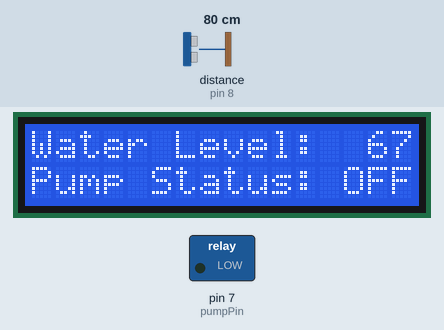
This sketch was run on a simulated Arduino Uno, built with avr-gcc and run on an emulated ATmega328P. Parts: 16×2 character LCD, switched loads named in the sketch (green lamp = pin HIGH). Wiring (from diagram.json): ultrasonic range finder: trigger pin 9; echo pin 8. The inputs (shaded band) are chosen by the test bench; at power-on: distance to the obstacle (sensor on pin 8) 80 cm. The echo pulse lasts 58.3 µs per cm; pins used as bus, display or sensor lines are not drawn.

Above: at 3.2 s.
3.3 s: distance to the obstacle (sensor on pin 8) set to 161 cm
At 5.1 s:
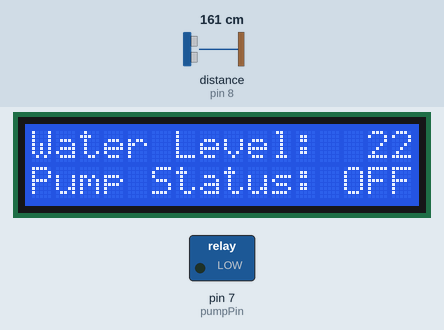
5.7 s: distance to the obstacle (sensor on pin 8) set to 167 cm
At 7.5 s:
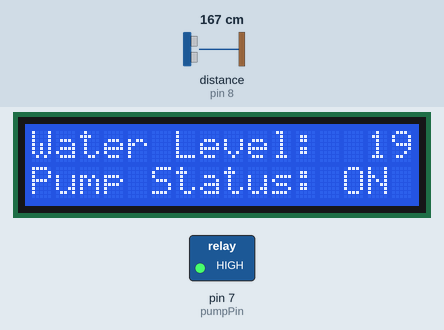
7.8 s: distance to the obstacle (sensor on pin 8) set to 42 cm
At 9.5 s:
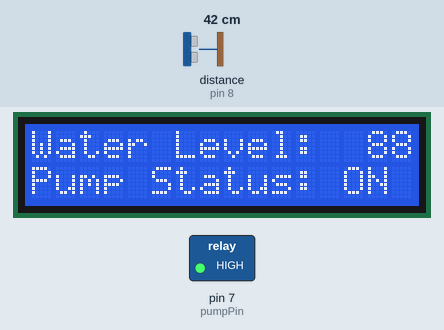
9.8 s: distance to the obstacle (sensor on pin 8) set to 37 cm
At 11.4 s:
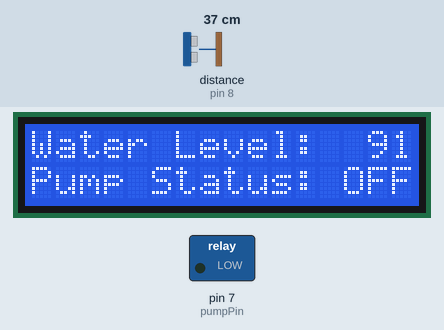
Timing chart, 0 to 12.9 s (numbered marks = the images above; inputs shaded):
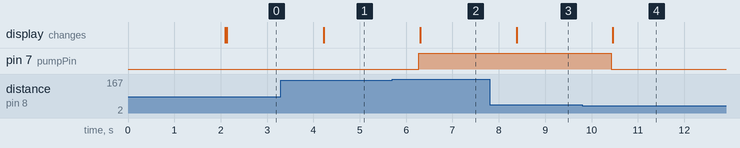

The sketch:

sketch.ino
```cpp
#include <Wire.h>
#include <LiquidCrystal_I2C.h>

// LCD I2C এড্রেস (সাধারণত 0x27 বা 0x3F)
LiquidCrystal_I2C lcd(0x27, 16, 2);

const int trigPin = 9;
const int echoPin = 8;
const int pumpPin = 7;

// ট্যাংকের উচ্চতা ও দূরত্ব কনফিগারেশন (সেন্টিমিটারে)
const int maxDistance = 200; // ট্যাংক সম্পূর্ণ খালি থাকলে দূরত্ব
const int minDistance = 20;  // ট্যাংক সম্পূর্ণ ভর্তি থাকলে দূরত্ব

void setup() {
  pinMode(trigPin, OUTPUT);
  pinMode(echoPin, INPUT);
  pinMode(pumpPin, OUTPUT);

  Serial.begin(9600);
  lcd.init();
  lcd.backlight();

  lcd.setCursor(0, 0);
  lcd.print("TankMate System");
  lcd.setCursor(0, 1);
  lcd.print("Initializing...");
  delay(2000);
  lcd.clear();
}

void loop() {
  // Ultrasonic সেন্সর ট্রিগার পাল্স পাঠানো
  digitalWrite(trigPin, LOW);
  delayMicroseconds(2);
  digitalWrite(trigPin, HIGH);
  delayMicroseconds(10);
  digitalWrite(trigPin, LOW);

  // ইকো পিন থেকে সময় পরিমাপ
  long duration = pulseIn(echoPin, HIGH);

  // দূরত্ব হিসাব (সেন্টিমিটারে)
  int distance = duration * 0.034 / 2;

  // পানির লেভেল পার্সেন্টেজে রূপান্তর (0% থেকে 100%)
  int waterLevel = map(distance, maxDistance, minDistance, 0, 100);
  waterLevel = constrain(waterLevel, 0, 100);

  // অটোমেটিক পাম্প কন্ট্রোল লজিক
  static bool pumpStatus = false;
  if (waterLevel <= 20) {
    pumpStatus = true;  // পানি ২০% বা তার নিচে নামলে পাম্প অন হবে
  } else if (waterLevel >= 90) {
    pumpStatus = false; // পানি ৯০% বা তার বেশি হলে পাম্প অফ হবে
  }

  digitalWrite(pumpPin, pumpStatus ? HIGH : LOW);

  // LCD ডিসপ্লেতে আপডেট দেখানো
  lcd.setCursor(0, 0);
  lcd.print("Water Level: ");
  if (waterLevel < 100) lcd.print(" ");
  if (waterLevel < 10) lcd.print(" ");
  lcd.print(waterLevel);
  lcd.print("%  ");

  lcd.setCursor(0, 1);
  lcd.print("Pump Status: ");
  lcd.print(pumpStatus ? "ON " : "OFF");

  delay(1000);
}
```

Measured:
- the behaviour switches between 164 and 165 cm on distance to the obstacle (sensor on pin 8) (found by bisection; images 1 and 2)
- the behaviour switches between 40 and 39 cm on distance to the obstacle (sensor on pin 8) (found by bisection; images 3 and 4)
- after the input at 3.3 s, the display: changes after 0.92 s (image 1)
- after the input at 5.7 s, pin 7 (pumpPin): LOW → HIGH after 0.57 s; the display: changes after 0.61 s (image 2)
- after the input at 7.8 s, the display: changes after 0.59 s (image 3)
- after the input at 9.8 s, pin 7 (pumpPin): HIGH → LOW after 0.63 s; the display: changes after 0.66 s (image 4)
